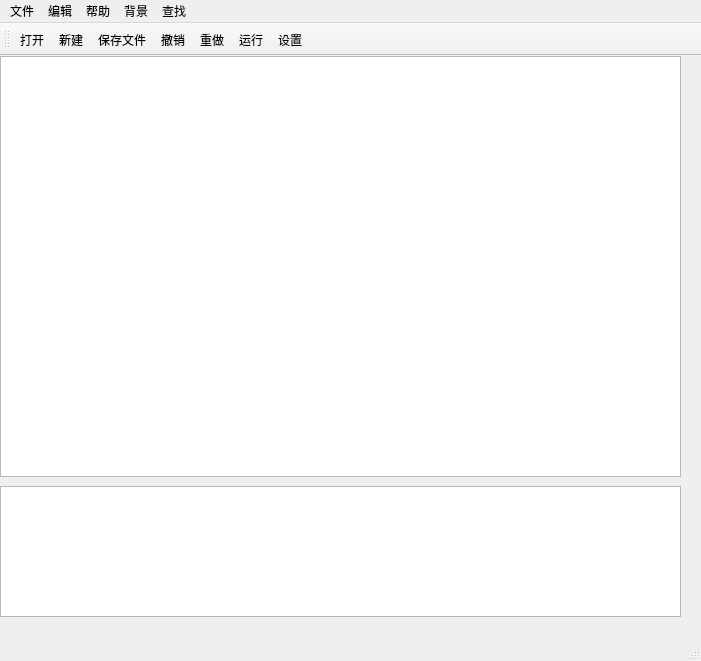
<?xml version="1.0" encoding="UTF-8"?>
<ui version="4.0">
 <class>MainWindow</class>
 <widget class="QMainWindow" name="MainWindow">
  <property name="geometry">
   <rect>
    <x>0</x>
    <y>0</y>
    <width>701</width>
    <height>661</height>
   </rect>
  </property>
  <property name="windowTitle">
   <string>HJ Editor</string>
  </property>
  <widget class="QWidget" name="centralWidget">
   <widget class="CodeEditor" name="editor">
    <property name="geometry">
     <rect>
      <x>0</x>
      <y>0</y>
      <width>681</width>
      <height>421</height>
     </rect>
    </property>
   </widget>
   <widget class="Console" name="outputText">
    <property name="geometry">
     <rect>
      <x>0</x>
      <y>430</y>
      <width>681</width>
      <height>131</height>
     </rect>
    </property>
   </widget>
  </widget>
  <widget class="QToolBar" name="mainToolBar">
   <property name="iconSize">
    <size>
     <width>24</width>
     <height>24</height>
    </size>
   </property>
   <property name="toolButtonStyle">
    <enum>Qt::ToolButtonIconOnly</enum>
   </property>
   <attribute name="toolBarArea">
    <enum>TopToolBarArea</enum>
   </attribute>
   <attribute name="toolBarBreak">
    <bool>false</bool>
   </attribute>
   <addaction name="actionOpen"/>
   <addaction name="actionNewFile"/>
   <addaction name="actionSave_File"/>
   <addaction name="actionUndo"/>
   <addaction name="actionRedo"/>
   <addaction name="actionRun"/>
   <addaction name="actionSetting"/>
  </widget>
  <widget class="QStatusBar" name="statusBar"/>
  <widget class="QMenuBar" name="menuBar">
   <property name="geometry">
    <rect>
     <x>0</x>
     <y>0</y>
     <width>701</width>
     <height>17</height>
    </rect>
   </property>
   <widget class="QMenu" name="menu">
    <property name="title">
     <string>文件</string>
    </property>
    <addaction name="actionNewFile"/>
    <addaction name="actionOpen"/>
    <addaction name="actionSave_File"/>
   </widget>
   <widget class="QMenu" name="menuEdit_O">
    <property name="title">
     <string>编辑</string>
    </property>
    <addaction name="actionSelectAll"/>
    <addaction name="actionUndo"/>
    <addaction name="actionRedo"/>
    <addaction name="actionk"/>
   </widget>
   <widget class="QMenu" name="menuHelp_H">
    <property name="title">
     <string>帮助</string>
    </property>
    <addaction name="actionAbout"/>
   </widget>
   <widget class="QMenu" name="menu_2">
    <property name="title">
     <string>背景</string>
    </property>
    <addaction name="actionLightTheme"/>
    <addaction name="actionDarkTheme"/>
   </widget>
   <widget class="QMenu" name="menuEdit">
    <property name="title">
     <string>查找</string>
    </property>
   </widget>
   <addaction name="menu"/>
   <addaction name="menuEdit_O"/>
   <addaction name="menuHelp_H"/>
   <addaction name="menu_2"/>
   <addaction name="menuEdit"/>
  </widget>
  <action name="actionNewFile">
   <property name="icon">
    <iconset resource="image.qrc">
     <normaloff>:/image/New.png</normaloff>:/image/New.png</iconset>
   </property>
   <property name="text">
    <string>新建</string>
   </property>
   <property name="toolTip">
    <string>新建一个C++代码文件</string>
   </property>
   <property name="shortcut">
    <string>Ctrl+N</string>
   </property>
  </action>
  <action name="actionOpen">
   <property name="icon">
    <iconset resource="image.qrc">
     <normaloff>:/image/Open.png</normaloff>:/image/Open.png</iconset>
   </property>
   <property name="text">
    <string>打开...</string>
   </property>
   <property name="toolTip">
    <string>打开文件...</string>
   </property>
   <property name="shortcut">
    <string>Ctrl+O</string>
   </property>
  </action>
  <action name="actionSelectAll">
   <property name="text">
    <string>全选</string>
   </property>
   <property name="toolTip">
    <string>选择全部文本</string>
   </property>
   <property name="shortcut">
    <string>Ctrl+A</string>
   </property>
  </action>
  <action name="actionUndo">
   <property name="icon">
    <iconset resource="image.qrc">
     <normaloff>:/image/Undo.png</normaloff>:/image/Undo.png</iconset>
   </property>
   <property name="text">
    <string>撤销</string>
   </property>
   <property name="shortcut">
    <string>Ctrl+Z</string>
   </property>
  </action>
  <action name="actionRedo">
   <property name="icon">
    <iconset resource="image.qrc">
     <normaloff>:/image/Redo.png</normaloff>:/image/Redo.png</iconset>
   </property>
   <property name="text">
    <string>重做</string>
   </property>
   <property name="shortcut">
    <string>Ctrl+Shift+Z</string>
   </property>
  </action>
  <action name="actionAbout">
   <property name="text">
    <string>关于 HJ Editor</string>
   </property>
   <property name="toolTip">
    <string>关于 HJ Editor</string>
   </property>
  </action>
  <action name="actionSave_File">
   <property name="icon">
    <iconset resource="image.qrc">
     <normaloff>:/image/Save.png</normaloff>:/image/Save.png</iconset>
   </property>
   <property name="text">
    <string>保存文件</string>
   </property>
   <property name="toolTip">
    <string>保存文件</string>
   </property>
   <property name="shortcut">
    <string>Ctrl+S</string>
   </property>
  </action>
  <action name="actionRun">
   <property name="icon">
    <iconset resource="image.qrc">
     <normaloff>:/image/Run.png</normaloff>:/image/Run.png</iconset>
   </property>
   <property name="text">
    <string>运行</string>
   </property>
   <property name="toolTip">
    <string>编译并运行代码</string>
   </property>
   <property name="shortcut">
    <string>Ctrl+R</string>
   </property>
  </action>
  <action name="actionSetting">
   <property name="icon">
    <iconset resource="image.qrc">
     <normaloff>:/image/Setting.png</normaloff>:/image/Setting.png</iconset>
   </property>
   <property name="text">
    <string>设置</string>
   </property>
   <property name="toolTip">
    <string>更改编辑器的设置</string>
   </property>
   <property name="visible">
    <bool>false</bool>
   </property>
  </action>
  <action name="actionk">
   <property name="text">
    <string>背景</string>
   </property>
  </action>
  <action name="actionLightTheme">
   <property name="text">
    <string>LightTheme</string>
   </property>
  </action>
  <action name="actionDarkTheme">
   <property name="text">
    <string>DarkTheme</string>
   </property>
  </action>
  <action name="action">
   <property name="text">
    <string>编辑</string>
   </property>
  </action>
 </widget>
 <layoutdefault spacing="6" margin="11"/>
 <customwidgets>
  <customwidget>
   <class>CodeEditor</class>
   <extends>QPlainTextEdit</extends>
   <header location="global">codeeditor.h</header>
  </customwidget>
  <customwidget>
   <class>Console</class>
   <extends>QPlainTextEdit</extends>
   <header location="global">console.h</header>
  </customwidget>
 </customwidgets>
 <resources>
  <include location="image.qrc"/>
 </resources>
 <connections/>
</ui>
